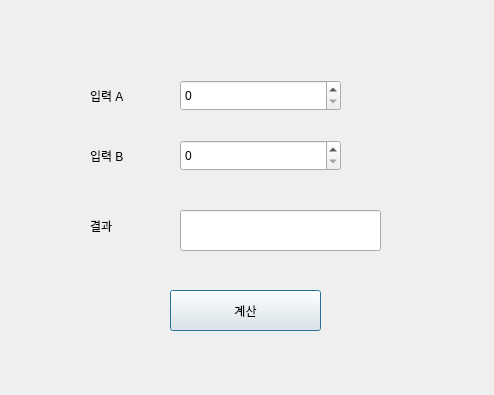
<?xml version="1.0" encoding="UTF-8"?>
<ui version="4.0">
 <class>Dialog</class>
 <widget class="QDialog" name="Dialog">
  <property name="geometry">
   <rect>
    <x>0</x>
    <y>0</y>
    <width>494</width>
    <height>395</height>
   </rect>
  </property>
  <property name="windowTitle">
   <string>Dialog</string>
  </property>
  <widget class="QPushButton" name="pushButton">
   <property name="geometry">
    <rect>
     <x>170</x>
     <y>290</y>
     <width>151</width>
     <height>41</height>
    </rect>
   </property>
   <property name="text">
    <string>계산</string>
   </property>
  </widget>
  <widget class="QSpinBox" name="spinBox">
   <property name="geometry">
    <rect>
     <x>180</x>
     <y>80</y>
     <width>161</width>
     <height>31</height>
    </rect>
   </property>
  </widget>
  <widget class="QSpinBox" name="spinBox_2">
   <property name="geometry">
    <rect>
     <x>180</x>
     <y>140</y>
     <width>161</width>
     <height>31</height>
    </rect>
   </property>
  </widget>
  <widget class="QLabel" name="label">
   <property name="geometry">
    <rect>
     <x>90</x>
     <y>80</y>
     <width>71</width>
     <height>31</height>
    </rect>
   </property>
   <property name="text">
    <string>입력 A</string>
   </property>
  </widget>
  <widget class="QLabel" name="label_2">
   <property name="geometry">
    <rect>
     <x>90</x>
     <y>140</y>
     <width>71</width>
     <height>31</height>
    </rect>
   </property>
   <property name="text">
    <string>입력 B</string>
   </property>
  </widget>
  <widget class="QLineEdit" name="lineEdit">
   <property name="geometry">
    <rect>
     <x>180</x>
     <y>210</y>
     <width>201</width>
     <height>41</height>
    </rect>
   </property>
  </widget>
  <widget class="QLabel" name="label_3">
   <property name="geometry">
    <rect>
     <x>90</x>
     <y>210</y>
     <width>71</width>
     <height>31</height>
    </rect>
   </property>
   <property name="text">
    <string>결과</string>
   </property>
  </widget>
 </widget>
 <resources/>
 <connections/>
</ui>
